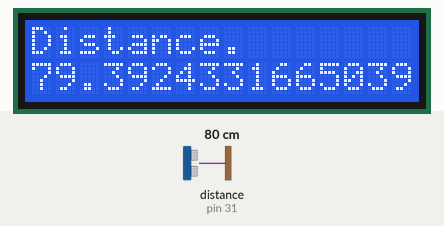
Recording of a program running on a simulated Raspberry Pi (header pin numbers). On the bench: 16×2 character LCD. The inputs (shaded band) are chosen by the test bench; at power-on: distance to the obstacle (sensor on pin 31) 80 cm. The echo pulse lasts 58.3 µs per cm; the clock reads 2024-03-15 10:24:30 at power-on unless the program sets it.

Above: at 2.6 s.
2.7 s: distance to the obstacle (sensor on pin 31) set to 2 cm
At 5.5 s:
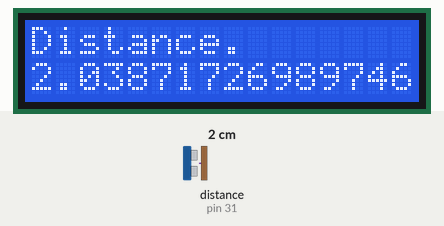
5.9 s: distance to the obstacle (sensor on pin 31) set to 4 cm
At 7.9 s:
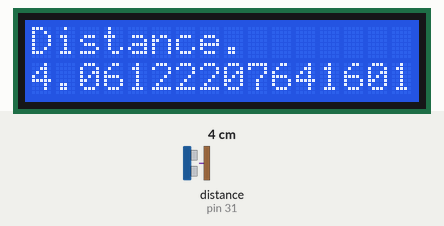
9.1 s: distance to the obstacle (sensor on pin 31) set to 9 cm
At 12.1 s:
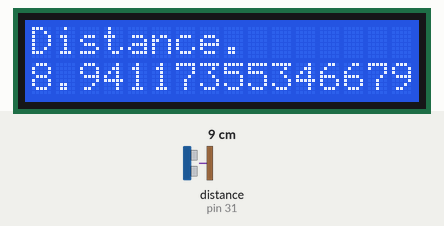
Timing chart, 0 to 13.6 s (numbered marks = the images above; inputs shaded):
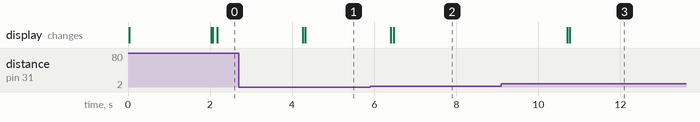

Measured:
- after the input at 5.9 s, the display: first changes after 0.51 s (image 2 shows a later state)

The program:

Ultrasonic2.py
```python
import smbus
import RPi.GPIO as GPIO
import time
# Define some device parameters
I2C_ADDR = 0x27 # I2C device address
LCD_WIDTH = 16 # Maximum characters per line
# Define some device constants
LCD_CHR = 1 # Mode - Sending data
LCD_CMD = 0 # Mode - Sending command
LCD_LINE_1 = 0x80 # LCD RAM address for the 1st line
LCD_LINE_2 = 0xC0 # LCD RAM address for the 2nd line
LCD_BACKLIGHT = 0x08 # On
#LCD_BACKLIGHT = 0x00 # Off
ENABLE = 0b00000100 # Enable bit
# Timing constants
E_PULSE = 0.0005
E_DELAY = 0.0005
#Open I2C interface
#bus = smbus.SMBus(0) # Rev 1 Pi uses 0
bus = smbus.SMBus(1) # Rev 2 Pi uses 1
def lcd_init():
# Initialise display
    lcd_byte(0x33,LCD_CMD) # 110011 Initialise
    lcd_byte(0x32,LCD_CMD) # 110010 Initialise
    lcd_byte(0x06,LCD_CMD) # 000110 Cursor move  direction
    lcd_byte(0x0C,LCD_CMD) # 001100 Display On,CursorOff, Blink Off
    lcd_byte(0x28,LCD_CMD) # 101000 Data length, number of lines, font size
    lcd_byte(0x01,LCD_CMD) # 000001 Clear display
time.sleep(E_DELAY)
def lcd_byte(bits, mode):
# Send byte to data pins
# bits = the data
# mode = 1 for data and 0 for command
    bits_high = mode | (bits & 0xF0) | LCD_BACKLIGHT
    bits_low = mode | ((bits<<4) & 0xF0) | LCD_BACKLIGHT
# High bits
    bus.write_byte(I2C_ADDR, bits_high)
    lcd_toggle_enable(bits_high)
# Low bits
    bus.write_byte(I2C_ADDR, bits_low)
    lcd_toggle_enable(bits_low)

def lcd_toggle_enable(bits):
# Toggle enable
    time.sleep(E_DELAY)
    bus.write_byte(I2C_ADDR, (bits | ENABLE))
    time.sleep(E_PULSE)
    bus.write_byte(I2C_ADDR,(bits & ~ENABLE))
    time.sleep(E_DELAY)
def lcd_string(message,line):
    # Send string to display
    message = message.ljust(LCD_WIDTH," ")
    lcd_byte(line, LCD_CMD)
    for i in range(LCD_WIDTH):
        lcd_byte(ord(message[i]),LCD_CHR)

def main():
    PinTrig=29
    PinEcho=31
    GPIO.setmode(GPIO.BOARD)
    GPIO.setup(PinTrig, GPIO.OUT)
    GPIO.setup(PinEcho, GPIO.IN)

    startTime=0
    stopTime=0
# Main program block
# Initialise display
    lcd_init()
    while True:
        GPIO.output(PinTrig, False)
        time.sleep(2)
        # Send some test
        lcd_string('Distance.',LCD_LINE_1)
        GPIO.output(PinTrig, True)
        time.sleep(0.00001)
        GPIO.output(PinTrig, False)
        while GPIO.input(PinEcho) == 0:
            startTime = time.time()
        while GPIO.input(PinEcho) == 1:
            stopTime = time.time()
        Time_interval= stopTime - startTime
        Distance = Time_interval * 17000
        cvtnum= str(Distance)
        lcd_string(cvtnum,LCD_LINE_2)
    GPIO.cleanup()
        # Send some more text


if __name__ == '__main__':
    try:
        main()
    except KeyboardInterrupt:
        pass
    finally:
        lcd_byte(0x01, LCD_CMD)
```
